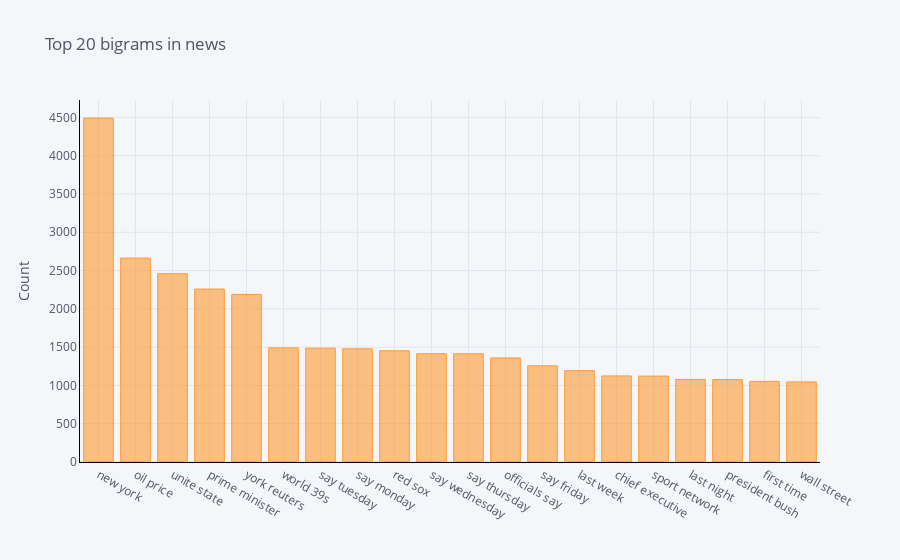

Write notebook code for a chart like this one.
### Code cell
#Function to get top bigram words
def get_top_n_bigram(corpus, n=None):
    vec = CountVectorizer(ngram_range=(2, 2)).fit(corpus)
    bag_of_words = vec.transform(corpus)
    sum_words = bag_of_words.sum(axis=0) 
    words_freq = [(word, sum_words[0, idx]) for word, idx in vec.vocabulary_.items()]
    words_freq =sorted(words_freq, key = lambda x: x[1], reverse=True)
    return words_freq[:n]

#Calling function and return only top 20 words
common_words = get_top_n_bigram(train_data['news'], 20)

#Printing the word and frequency
for word, freq in common_words:
    print(word, freq)
    
#Creating the dataframe of word and frequency
df3 = pd.DataFrame(common_words, columns = ['news' , 'count'])

#Group by words and plot the sum
df3.groupby('news').sum()['count'].sort_values(ascending=False).iplot(
    kind='bar', yTitle='Count', linecolor='black', title='Top 20 bigrams in news')

### Figure 1 — Plotly figure (JSON) as saved in the notebook; plotly's stock layout.template omitted (floating-point values rounded to 4 significant figures)
{"data": [{"marker": {"color": "rgba(255, 153, 51, 0.6)", "line": {"color": "rgba(255, 153, 51, 1.0)", "width": 1}}, "name": "count", "orientation": "v", "text": "", "type": "bar", "x": ["new york", "oil price", "unite state", "prime minister", "york reuters", "world 39s", "say tuesday", "say monday", "red sox", "say wednesday", "say thursday", "officials say", "say friday", "last week", "chief executive", "sport network", "last night", "president bush", "first time", "wall street"], "y": [4491, 2663, 2459, 2258, 2189, 1491, 1487, 1478, 1452, 1414, 1413, 1359, 1256, 1193, 1124, 1122, 1078, 1076, 1053, 1046]}], "layout": {"legend": {"bgcolor": "#F5F6F9", "font": {"color": "#4D5663"}}, "paper_bgcolor": "#F5F6F9", "plot_bgcolor": "#F5F6F9", "title": {"font": {"color": "#4D5663"}, "text": "Top 20 bigrams in news"}, "xaxis": {"gridcolor": "#E1E5ED", "linecolor": "black", "showgrid": true, "tickfont": {"color": "#4D5663"}, "title": {"font": {"color": "#4D5663"}, "text": ""}, "zerolinecolor": "#E1E5ED"}, "yaxis": {"gridcolor": "#E1E5ED", "linecolor": "black", "showgrid": true, "tickfont": {"color": "#4D5663"}, "title": {"font": {"color": "#4D5663"}, "text": "Count"}, "zerolinecolor": "#E1E5ED"}}}
